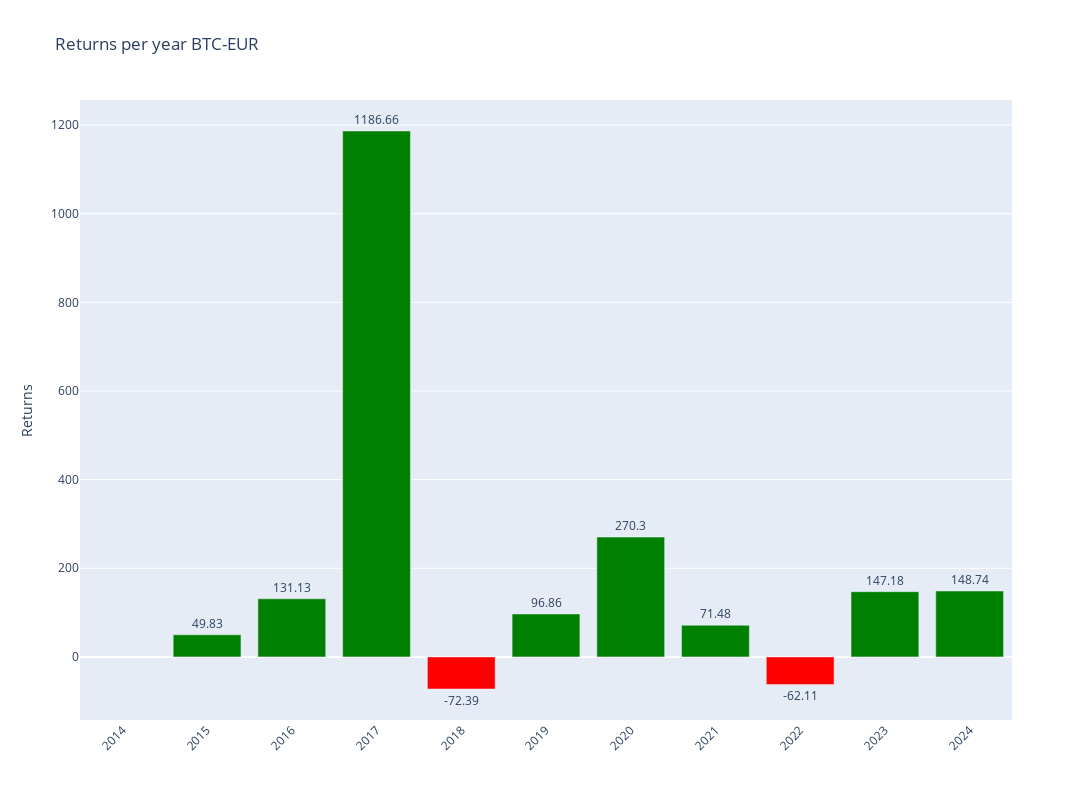

Here is the notebook cell this chart was saved with:
### Code cell
# Plotly
fig = make_subplots()

# Add colors
colors = ['green' if x >= 0 else 'red' for x in annual_data['Return']]

# Graph (1,1)
fig.add_trace(go.Bar(y=annual_data['Return'],x=annual_data['Return'].index,text=round(annual_data['Return'],2),textposition='outside',marker_color=colors,hoverinfo='skip'),row=1,col=1)

# Update xaxis properties
fig.update_yaxes(title_text="Returns", row=1, col=1)

fig.update_layout(xaxis=dict(tickvals=annual_data.index,tickangle=-45),height=800, width=1300,title=f"Returns per year {ticker}")

fig.show()

### Figure 1 — Plotly figure (JSON) as saved in the notebook; plotly's stock layout.template omitted (floating-point values rounded to 4 significant figures)
{"data": [{"hoverinfo": "skip", "marker": {"color": ["red", "green", "green", "green", "red", "green", "green", "green", "red", "green", "green"]}, "text": [null, 49.83, 131.1, 1187.0, -72.39, 96.86, 270.3, 71.48, -62.11, 147.2, 148.7], "textposition": "outside", "type": "bar", "x": [2014, 2015, 2016, 2017, 2018, 2019, 2020, 2021, 2022, 2023, 2024], "xaxis": "x", "y": [null, 49.83, 131.1, 1187.0, -72.39, 96.86, 270.3, 71.48, -62.11, 147.2, 148.7], "yaxis": "y"}], "layout": {"height": 800, "title": {"text": "Returns per year BTC-EUR"}, "width": 1300, "xaxis": {"anchor": "y", "domain": [0, 1], "tickangle": -45, "tickvals": [2014, 2015, 2016, 2017, 2018, 2019, 2020, 2021, 2022, 2023, 2024]}, "yaxis": {"anchor": "x", "domain": [0, 1], "title": {"text": "Returns"}}}}
